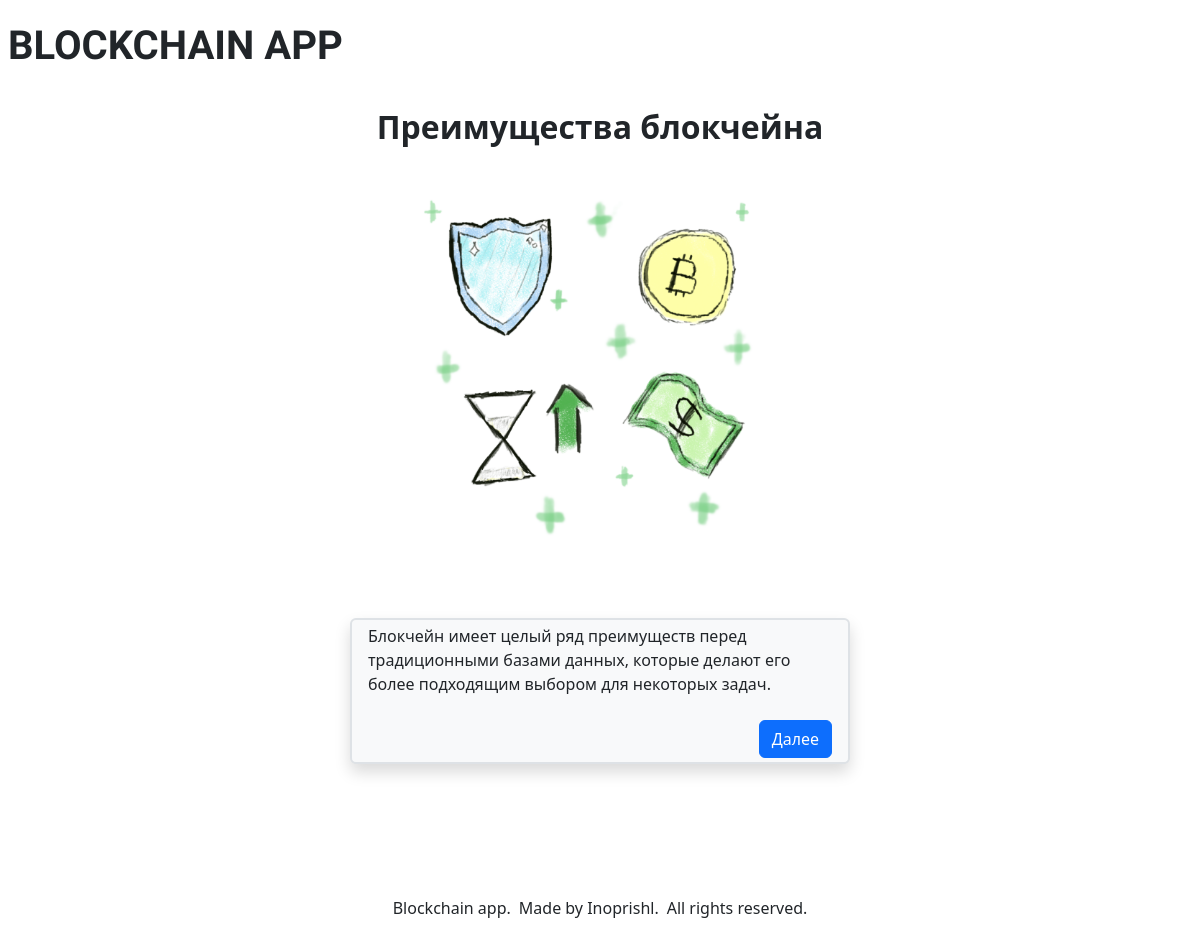
Screenshot of /lessons/preimushhestva-blokchejna/start/ with the database file from the repository.
### main_app/models.py (models this page shows, shortened)
class LessonModel(models.Model):
    title = models.CharField(blank=False, null=False, max_length=50)
    body = models.TextField()
    slug = models.SlugField(blank=True, editable=False)
    image = models.CharField(blank=True, null=True, default='placeholder.png')
    class Meta:
        verbose_name = 'Lesson'

class StepModel(models.Model):
    title = models.CharField(blank=False, null=False, max_length=50)
    body = models.TextField()
    image = models.CharField(blank=True, null=True, max_length=255)
    script = models.CharField(blank=True, null=True, max_length=255)
    lesson = models.ForeignKey(LessonModel, on_delete=models.CASCADE, null=True)
    slug = models.SlugField(blank=True, editable=False)
    index = models.IntegerField(blank=True, null=True)
    class Meta:
        verbose_name = 'Step'

### main_app/views.py (the view)
# urls.py: path('lessons/<str:lesson_slug>/<str:step_slug>/', step_detail_view, name='step_detail')
def step_detail_view(request, lesson_slug, step_slug):
    lesson = get_object_or_404(LessonModel, slug=lesson_slug)
    step = get_object_or_404(StepModel, lesson=lesson, slug = step_slug)
    steps_list = StepModel.objects.filter(lesson=lesson)
    steps_order = {}
    for i in steps_list:
        steps_order[i.index] = i.slug
    has_previous = has_next = True
    if step.index == 1:
        has_previous = pr_step = False
        next_step = steps_order.get(2, '')
    elif step.index == max([i for i in steps_order.keys()]):
        has_next = next_step = False
        pr_step = steps_order.get(step.index-1, '')
    else:
        pr_step = steps_order.get(step.index-1, '')
        next_step = steps_order.get(step.index+1, '')
    return render(request, 'step.html', {'lesson':lesson, 'step':step, 'has_previous':has_previous, 'has_next':has_next, 'pr_step':pr_step, 'next_step':next_step })

### templates/step.html (shortened to what this page needs)
{% extends "index.html" %}
{% load static %}
{% block image %}
<h2 class="p-3 fw-bold text-center">{{lesson.title}}</h2>
    {% if step.image %}
        <img src="{% static 'images/' %}{{ step.image }}" class="p-3" alt="omg" style="max-width: 400px;">
    {%endif%}
{% endblock image %}
{% block content %}
    <div class="container-sm d-flex justify-content-center align-items-center shadow border border-2 rounded mt-5" style="min-width:sm; max-width:500px; background-color: var(--bs-gray-100); flex-direction:column">
        <p class="text-break p-1">{{step.body}}</p>
        <div class="d-flex w-100 flex-wrap justify-content-between">
            <div class="d-flex">
            </div>
            <div class="d-flex">
                {% if has_next %}
                <a href="/lessons/{{lesson.slug}}/{{next_step}}" class="btn btn-primary justify-self-end align-self-end m-1">Далее</a>
                {% else %}
                <a href="/lessons/" class="btn btn-success m-1 text-nowrap">Назад к списку уроков</a>
                {% endif %}
            </div>
        </div>
    </div>
{% endblock content %}

### rows the page displays
LessonModel: title "Преимущества блокчейна"
StepModel: image (picture), body "Блокчейн имеет целый ряд преимуществ перед традиционными базами данных, которые делают его более подходящим выбором для некоторых задач."
